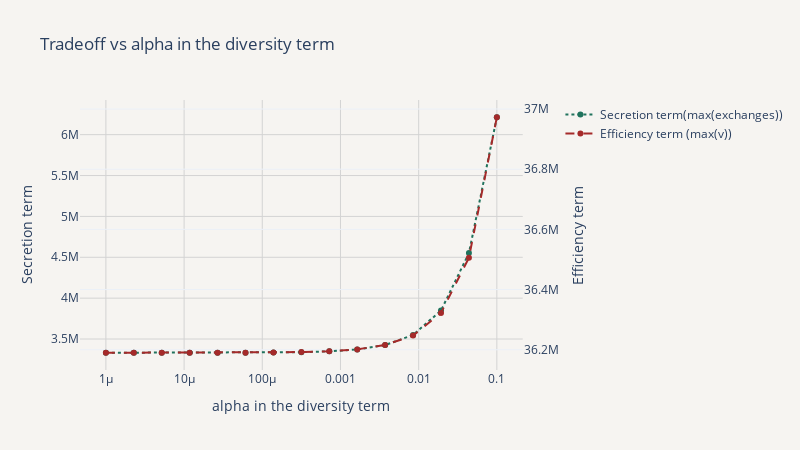

The notebook cell this image was saved under:
### Code cell
# ---- one figure, two subplots, each has two y-axes, log-scaled x ----
fig = make_subplots(specs=[[{"secondary_y": True}]])
fig.add_trace(go.Scatter(x=mu_grid, y=secretion_vals,  mode="lines+markers",
                         name="Secretion term(max(exchanges))", line=dict(dash="dot", color='#20735d')),
              secondary_y=False)
fig.add_trace(go.Scatter(x=mu_grid, y=efficiency_vals, mode="lines+markers",
                         name="Efficiency term (max(v))", line=dict(dash="dash", color='brown')),
              secondary_y=True)

fig.update_xaxes(title_text="alpha in the diversity term", type="log")
fig.update_yaxes(title_text="Secretion term", secondary_y=False)
fig.update_yaxes(title_text="Efficiency term", secondary_y=True)
fig.update_layout(title="Tradeoff vs alpha in the diversity term",
                  template='plotly_white',
                  paper_bgcolor='#f6f4f1', plot_bgcolor='#f6f4f1',
                  xaxis=dict(
                      gridcolor='lightgray'  # Set x-axis grid color
                  ),
                  yaxis=dict(
                      gridcolor='lightgray'  # Set y-axis grid color
                  ),
                  width=800, height=450)
fig.show()
fig.write_image("/Users/HeenaSaqib/dev/vEcoli/notebooks/Heena notebooks/Metabolism_New Genes/out/flow_partition/FBA_sweep_alpha_c.png", scale=3)

### Figure 1 — Plotly figure (JSON) as saved in the notebook; plotly's stock layout.template omitted (floating-point values rounded to 4 significant figures)
{"data": [{"line": {"color": "#20735d", "dash": "dot"}, "mode": "lines+markers", "name": "Secretion term(max(exchanges))", "x": [1e-06, 2.276e-06, 5.179e-06, 1.179e-05, 2.683e-05, 6.105e-05, 0.0001389, 0.0003162, 0.0007197, 0.001638, 0.003728, 0.008483, 0.01931, 0.04394, 0.1], "y": [3332000.0, 3332000.0, 3332000.0, 3332000.0, 3332000.0, 3333000.0, 3335000.0, 3339000.0, 3349000.0, 3372000.0, 3426000.0, 3550000.0, 3849000.0, 4551000.0, 6213000.0], "type": "scatter", "xaxis": "x", "yaxis": "y"}, {"line": {"color": "brown", "dash": "dash"}, "mode": "lines+markers", "name": "Efficiency term (max(v))", "x": [1e-06, 2.276e-06, 5.179e-06, 1.179e-05, 2.683e-05, 6.105e-05, 0.0001389, 0.0003162, 0.0007197, 0.001638, 0.003728, 0.008483, 0.01931, 0.04394, 0.1], "y": [36190000.0, 36190000.0, 36190000.0, 36190000.0, 36190000.0, 36190000.0, 36190000.0, 36190000.0, 36200000.0, 36200000.0, 36220000.0, 36250000.0, 36320000.0, 36510000.0, 36970000.0], "type": "scatter", "xaxis": "x", "yaxis": "y2"}], "layout": {"xaxis": {"anchor": "y", "domain": [0.0, 0.94], "title": {"text": "alpha in the diversity term"}, "type": "log", "gridcolor": "lightgray"}, "yaxis": {"anchor": "x", "domain": [0.0, 1.0], "title": {"text": "Secretion term"}, "gridcolor": "lightgray"}, "yaxis2": {"anchor": "x", "overlaying": "y", "side": "right", "title": {"text": "Efficiency term"}}, "title": {"text": "Tradeoff vs alpha in the diversity term"}, "paper_bgcolor": "#f6f4f1", "plot_bgcolor": "#f6f4f1", "width": 800, "height": 450}}
